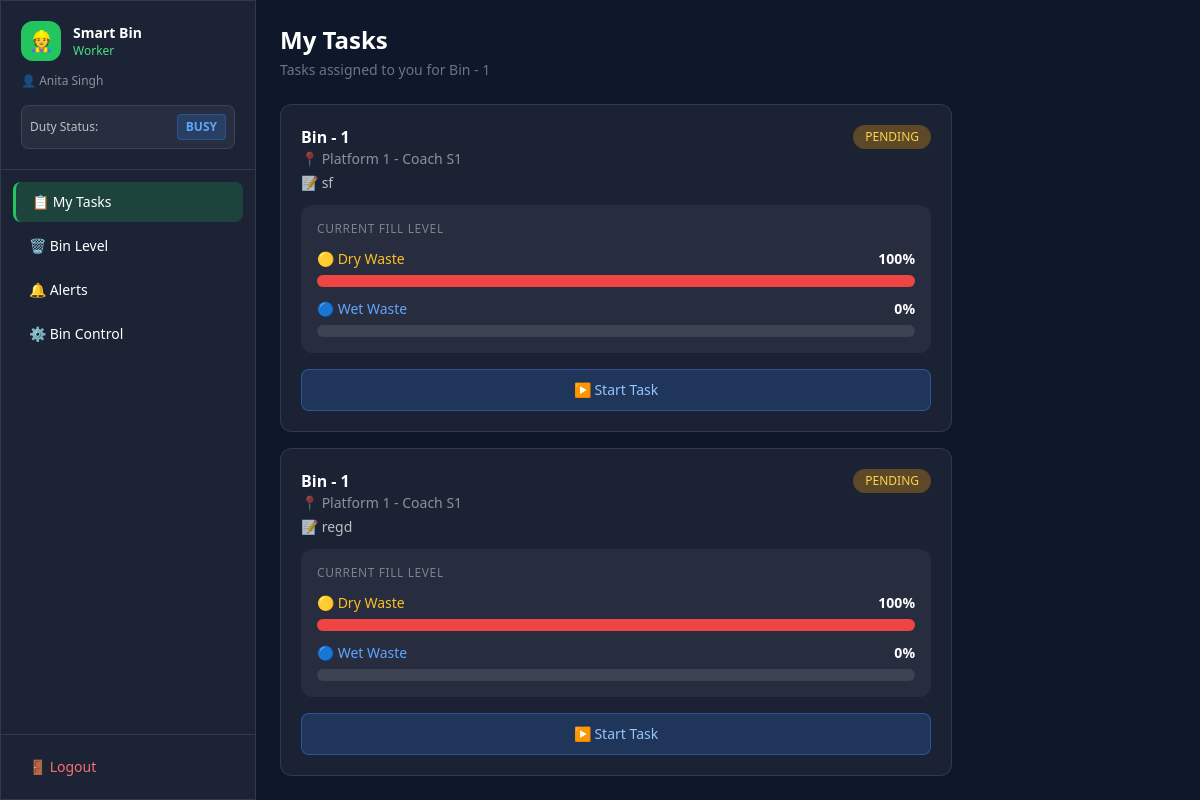
The app's page /worker (signed in) with its own data.
### tables this page shows
CREATE TABLE workers (
            id INTEGER PRIMARY KEY AUTOINCREMENT,
            name TEXT NOT NULL,
            username TEXT UNIQUE NOT NULL,
            password TEXT NOT NULL,
            status TEXT DEFAULT 'available' CHECK(status IN ('available', 'busy', 'offline'))
        , points INTEGER DEFAULT 0);

CREATE TABLE tasks (
            id INTEGER PRIMARY KEY AUTOINCREMENT,
            worker_id INTEGER NOT NULL,
            bin_id INTEGER NOT NULL,
            compartment TEXT NOT NULL,
            description TEXT,
            status TEXT DEFAULT 'pending' CHECK(status IN ('pending', 'in_progress', 'completed')),
            assigned_by TEXT NOT NULL,
            created_at TIMESTAMP DEFAULT CURRENT_TIMESTAMP,
            updated_at TIMESTAMP DEFAULT CURRENT_TIMESTAMP,
            FOREIGN KEY (worker_id) REFERENCES workers(id),
            FOREIGN KEY (bin_id) REFERENCES bins(id)
        );

CREATE TABLE bins (
            id INTEGER PRIMARY KEY AUTOINCREMENT,
            bin_name TEXT NOT NULL,
            location TEXT NOT NULL,
            compartment TEXT NOT NULL,
            dry_level INTEGER DEFAULT 0 CHECK(dry_level BETWEEN 0 AND 100),
            wet_level INTEGER DEFAULT 0 CHECK(wet_level BETWEEN 0 AND 100),
            status TEXT DEFAULT 'normal' CHECK(status IN ('normal', 'full', 'maintenance')),
            last_updated TIMESTAMP DEFAULT CURRENT_TIMESTAMP
        , human_dist INTEGER DEFAULT 0);

### app.py (the view)
@app.route("/worker")
def worker_dashboard():
    if not login_required("worker"):
        return redirect(url_for("login"))
    db    = get_db()
    worker = db.execute("SELECT status FROM workers WHERE id=?", (session["user_id"],)).fetchone()
    tasks = db.execute("""
        SELECT t.*, b.bin_name, b.location, b.dry_level, b.wet_level, b.status as bin_status
        FROM tasks t JOIN bins b ON t.bin_id=b.id
        WHERE t.worker_id=? ORDER BY t.created_at DESC
    """, (session["user_id"],)).fetchall()
    bin_row = db.execute("SELECT * FROM bins WHERE id=1").fetchone()
    alerts  = db.execute("""
        SELECT * FROM alerts WHERE receiver='all' OR receiver='workers'
        ORDER BY created_at DESC LIMIT 20
    """).fetchall()
    db.close()
    return render_template("worker.html",
        tasks=tasks, bin=bin_row, alerts=alerts, name=session["name"], worker_status=worker["status"])

### app.py (called while the page is built)
def login_required(role=None):
    if "user_id" not in session:
        return False
    if role and session.get("role") != role:
        return False
    return True

### database.py (called while the page is built)
def get_db():
    conn = sqlite3.connect(DB_NAME)
    conn.row_factory = sqlite3.Row
    return conn

### templates/worker.html (shortened to what this page needs)
<!DOCTYPE html>
<html lang="en">
<head>
  <script src="https://cdn.tailwindcss.com"></script>
</head>
<body class="min-h-screen text-white flex">
  <aside class="w-64 min-h-screen glass flex-shrink-0 flex flex-col">
    <div class="p-5 border-b border-white/10">
      <div class="flex items-center gap-3">
        <div class="w-10 h-10 bg-green-500 rounded-xl flex items-center justify-center text-xl">👷</div>
        <div><p class="font-bold text-sm">Smart Bin</p><p class="text-green-400 text-xs">Worker</p></div>
      </div>
      <p class="text-white/50 text-xs mt-3">👤 {{ name }}</p>
      <div class="mt-4 flex items-center justify-between bg-white/5 rounded-lg p-2 border border-white/10">
        <span class="text-xs text-white/70">Duty Status:</span>
        <button id="duty-btn" onclick="toggleDuty()" class="text-xs px-2 py-1 rounded font-bold {% if worker_status == 'available' %}bg-green-500/20 text-green-400 border border-green-500/30{% elif worker_status == 'busy' %}bg-blue-500/20 text-blue-400 border border-blue-500/30{% else %}bg-gray-500/20 text-gray-400 border border-gray-500/30{% endif %} hover:opacity-80 transition">
          {{ worker_status|upper }}
        </button>
      </div>
    </div>
    <nav class="flex-1 p-3 space-y-1">
      <button onclick="showSection('tasks')"  id="nav-tasks"  class="sidebar-item active w-full text-left px-4 py-2.5 rounded-lg text-sm flex items-center gap-3">📋 My Tasks</button>
      <button onclick="showSection('bin')"    id="nav-bin"    class="sidebar-item w-full text-left px-4 py-2.5 rounded-lg text-sm flex items-center gap-3">🗑️ Bin Level</button>
      <button onclick="showSection('alerts')" id="nav-alerts" class="sidebar-item w-full text-left px-4 py-2.5 rounded-lg text-sm flex items-center gap-3">
        🔔 Alerts
      </button>
      <button onclick="showSection('control')" id="nav-control" class="sidebar-item w-full text-left px-4 py-2.5 rounded-lg text-sm flex items-center gap-3">⚙️ Bin Control</button>
    </nav>
    <div class="p-3 border-t border-white/10">
      <a href="/logout" class="flex items-center gap-2 px-4 py-2.5 rounded-lg text-sm text-red-400 hover:bg-red-500/10 transition">🚪 Logout</a>
    </div>
  </aside>
  <main class="flex-1 p-6 overflow-y-auto">
    <div id="section-tasks" class="section active">
      <h2 class="text-2xl font-bold mb-1">My Tasks</h2>
      <p class="text-white/40 text-sm mb-6">Tasks assigned to you for Bin - 1</p>
      <div class="space-y-4 max-w-2xl">
        {% for t in tasks %}
        <div class="glass rounded-xl p-5" id="task-card-{{ t.id }}">
          <div class="flex justify-between items-start mb-3">
            <div>
              <p class="font-semibold text-base">{{ t.bin_name }}</p>
              <p class="text-white/50 text-sm">📍 {{ t.location }}</p>
              {% if t.description %}<p class="text-white/70 text-sm mt-1">📝 {{ t.description }}</p>{% endif %}
            </div>
            <span id="status-badge-{{ t.id }}" class="text-xs px-3 py-1 rounded-full whitespace-nowrap font-medium
              {% if t.status=='completed' %}bg-green-500/30 text-green-300
              {% elif t.status=='in_progress' %}bg-blue-500/30 text-blue-300
              {% else %}bg-amber-500/30 text-amber-300{% endif %}">
              {{ t.status|replace('_',' ')|upper }}
            </span>
          </div>
          <div class="bg-white/5 rounded-xl p-4 mb-4 space-y-3">
            <p class="text-xs text-white/40 font-medium uppercase tracking-wider">Current Fill Level</p>
            <div>
              <div class="flex justify-between text-sm mb-1.5">
                <span class="text-amber-400 font-medium">🟡 Dry Waste</span>
                <span id="t-dry-{{ t.id }}" class="font-bold">{{ t.dry_level }}%</span>
              </div>
              <div class="w-full bg-white/10 rounded-full h-3">
                <div id="t-dry-bar-{{ t.id }}" class="progress-bar h-3 rounded-full {% if t.dry_level>=90 %}bg-red-500{% elif t.dry_level>=70 %}bg-amber-500{% else %}bg-amber-400{% endif %}" style="width:{{ t.dry_level }}%"></div>
              </div>
            </div>
            <div>
              <div class="flex justify-between text-sm mb-1.5">
                <span class="text-blue-400 font-medium">🔵 Wet Waste</span>
                <span id="t-wet-{{ t.id }}" class="font-bold">{{ t.wet_level }}%</span>
              </div>
              <div class="w-full bg-white/10 rounded-full h-3">
              </div>
            </div>
          </div>
          {% if t.status != 'completed' %}
          <div id="actions-{{ t.id }}" class="flex gap-3">
            {% if t.status == 'pending' %}
            <button onclick="updateTask({{ t.id }},'in_progress')"
              class="flex-1 bg-blue-500/20 hover:bg-blue-500/40 border border-blue-500/40 text-blue-300 py-2.5 rounded-lg text-sm transition font-medium">
              ▶️ Start Task
            </button>
            {% elif t.status == 'in_progress' %}
            <button onclick="updateTask({{ t.id }},'completed')"
              class="flex-1 bg-green-500/20 hover:bg-green-500/40 border border-green-500/40 text-green-300 py-2.5 rounded-lg text-sm transition font-medium">
              ✅ Mark Complete
            </button>
            {% endif %}
          </div>
          {% else %}
          <div class="flex items-center gap-2 text-green-400 text-sm font-medium">✅ Task completed</div>
          {% endif %}
        </div>
        {% endfor %}
      </div>
    </div>
  </main>
</body>
</html>

### templates/worker.html (style rules this page uses)
body { background: #0f172a; }
.glass { background: rgba(255,255,255,0.05); border: 1px solid rgba(255,255,255,0.1); }
.sidebar-item.active { background: rgba(34,197,94,0.2); border-left: 3px solid #22c55e; }
.progress-bar { transition: width 0.8s ease; }
.section { display: none; }
.section.active { display: block; }

### records on screen
workers: name "Anita Singh", status "BUSY"
tasks: bin_name "Bin - 1", location "Platform 1 - Coach S1", description "sf", status "PENDING", dry_level "100", wet_level "0"
tasks: bin_name "Bin - 1", location "Platform 1 - Coach S1", description "regd", status "PENDING", dry_level "100", wet_level "0"
